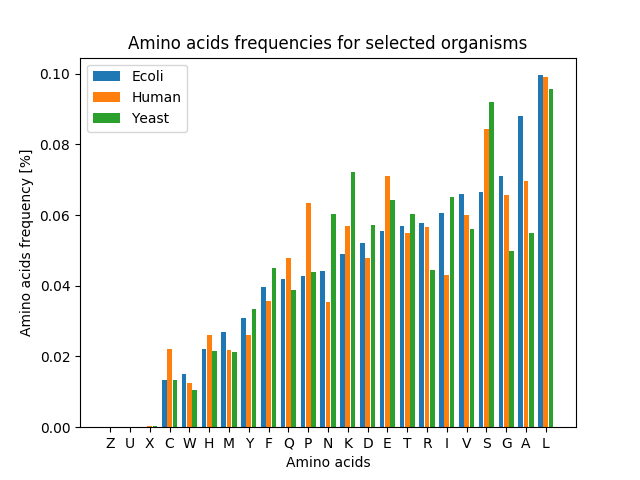

Python code for this plot:
#!/usr/bin/env python3
import argparse
import fasta
import matplotlib.pyplot as plt


# https://stackoverflow.com/a/60270421
def bar_plot(ax, data, colors=None, total_width=0.8, single_width=1, legend=True):
    """Draws a bar plot with multiple bars per data point.

    Parameters
    ----------
    ax : matplotlib.pyplot.axis
        The axis we want to draw our plot on.

    data: dictionary
        A dictionary containing the data we want to plot. Keys are the names of the
        data, the items is a list of the values.

        Example:
        data = {
            "x":[1,2,3],
            "y":[1,2,3],
            "z":[1,2,3],
        }

    colors : array-like, optional
        A list of colors which are used for the bars. If None, the colors
        will be the standard matplotlib color cyle. (default: None)

    total_width : float, optional, default: 0.8
        The width of a bar group. 0.8 means that 80% of the x-axis is covered
        by bars and 20% will be spaces between the bars.

    single_width: float, optional, default: 1
        The relative width of a single bar within a group. 1 means the bars
        will touch eachother within a group, values less than 1 will make
        these bars thinner.

    legend: bool, optional, default: True
        If this is set to true, a legend will be added to the axis.
    """

    # Check if colors where provided, otherwhise use the default color cycle
    if colors is None:
        colors = plt.rcParams['axes.prop_cycle'].by_key()['color']

    # Number of bars per group
    n_bars = len(data)

    # The width of a single bar
    bar_width = total_width / n_bars

    # List containing handles for the drawn bars, used for the legend
    bars = []

    # Iterate over all data
    for i, (name, values) in enumerate(data.items()):
        # The offset in x direction of that bar
        x_offset = (i - n_bars / 2) * bar_width + bar_width / 2

        # Draw a bar for every value of that type
        for x, y in enumerate(values):
            bar = ax.bar(x + x_offset, y, width=bar_width * single_width, color=colors[i % len(colors)])

        # Add a handle to the last drawn bar, which we'll need for the legend
        bars.append(bar[0])

    # Draw legend if we need
    if legend:
        ax.legend(bars, data.keys())


if __name__ == "__main__":
    parser = argparse.ArgumentParser()
    parser.add_argument('databases', nargs='+', type=str, help='databases')
    args = parser.parse_args()

    out = {database: fasta.parse_fasta(database) for database in args.databases}

    organisms = [organism_name[:-len('.fasta')] if organism_name.endswith('.fasta') else organism_name for organism_name
                 in out.keys()]

    frequencies = [
        {letter: letter_cnt / sum([letter_cnt for letter_cnt in info['letters'].values()]) for letter, letter_cnt in
         info['letters'].items()}
        for info in out.values()
    ]

    # get all letters
    all_letters = {}
    for org_letters in frequencies:
        all_letters.update(org_letters)

    # sort by first organism
    keys = [k for k, v in sorted(frequencies[0].items(), key=lambda item: item[1])]

    # handle other letters if exist in other organisms
    keys_diff = [k for k in all_letters if k not in keys]
    keys = keys_diff + keys

    # prepare data
    data = {organisms[i]: [frequencies[i].get(letter, 0) for letter in keys] for i in range(0, len(organisms))}

    fig, ax = plt.subplots()
    bar_plot(ax, data, total_width=.8, single_width=.9)
    plt.xticks(range(len(keys)), list(keys))

    plt.title(f'Amino acids frequencies for selected organisms')
    plt.ylabel('Amino acids frequency [%]')
    plt.xlabel('Amino acids')
    plt.savefig(f'aa_freqs.png')
    plt.show()
